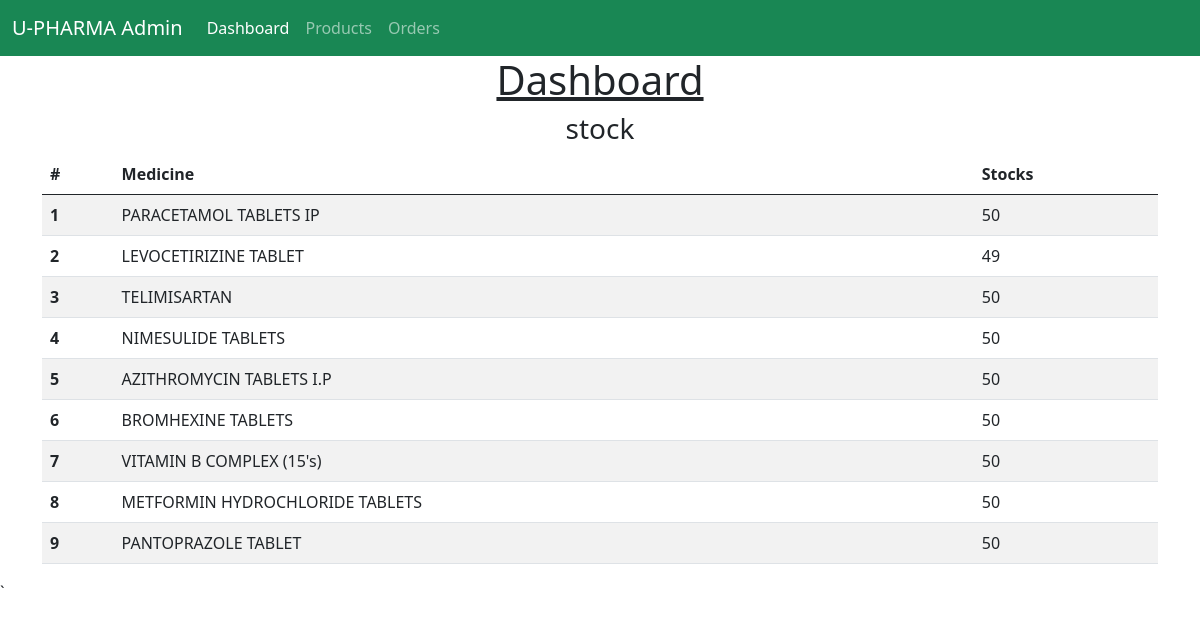
The app's page /admin/dashboard with its own data.
### tables this page shows
CREATE TABLE "products" (
	"id"	INTEGER,
	"name"	TEXT NOT NULL,
	"price"	TEXT,
	"details"	TEXT,
	"image"	TEXT,
	"tags"	TEXT,
	"category"	TEXT,
	"stocks"	INTEGER DEFAULT 50,
	PRIMARY KEY("id" AUTOINCREMENT)
);

### admins.py (the view)
    @router.get("/admin/dashboard", response_class=HTMLResponse)
    def dashboard(request: Request):
        con = sqlite3.connect(DATABASE_NAME)
        con.row_factory = sqlite3.Row
        cur = con.cursor()
        cur.execute("select * from products")
        products = cur.fetchall()
        con.close
        return templates.TemplateResponse("/admin/dashboard.html", {"request": request, "items": products})

### templates/admin/dashboard.html (shortened to what this page needs)
{% extends "/admin/base.html" %}
{% block content  %}
<div class="container">
    <h1 class="text-center" style="text-decoration: underline">Dashboard</h1>
    <h3 class="text-center">stock</h3>
    {% if items|length > 0 %}
    <table class="table table-striped">
        <thead>
        <tr>
            <th scope="col">#</th>
            <th scope="col">Medicine</th>
            <th scope="col">Stocks</th>
        </tr>
        </thead>
        <tbody>
        {% for item in items %}
        <tr>
            <th scope="row">{{item.id}}</th>
            <td>{{item.name}}</td>
            <td>{{item.stocks}}</td>
        </tr>
        {% endfor %}
        </tbody>
    </table>
    {% else %}
    <h5 class="text-center">No products</h5>
    {% endif %}
</div>
{% endblock %}

### templates/admin/base.html (shortened to what this page needs)
<!doctype html>
<html lang="en">
<head>
    <link href="{{ url_for('static', path='/css/bootstrap.css') }}" rel="stylesheet" />
</head>
<body>
<nav class="navbar navbar-expand-lg navbar-dark bg-success">
    <div class="container-fluid">
        <a class="navbar-brand" href="/admin/dashboard">U-PHARMA Admin</a>
        <div class="collapse navbar-collapse" id="navbarNav">
            <ul class="navbar-nav">
                <li class="nav-item">
                    <a class="nav-link active" aria-current="page" href="/admin/dashboard">Dashboard</a>
                </li>
                <li class="nav-item">
                    <a class="nav-link" href="/admin/products">Products</a>
                </li>
                <li class="nav-item">
                    <a class="nav-link" href="/admin/orders">Orders</a>
                </li>
            </ul>
        </div>
    </div>
</nav>
<main id="content">{% block content %}{% endblock %}</main>
</body>
</html>`

### records on screen
products: id "1", name "PARACETAMOL TABLETS IP", stocks "50"
products: id "2", name "LEVOCETIRIZINE TABLET", stocks "49"
products: id "3", name "TELIMISARTAN", stocks "50"
products: id "4", name "NIMESULIDE TABLETS", stocks "50"
products: id "5", name "AZITHROMYCIN TABLETS I.P", stocks "50"
products: id "6", name "BROMHEXINE TABLETS", stocks "50"
products: id "7", name "VITAMIN B COMPLEX (15's)", stocks "50"
products: id "8", name "METFORMIN HYDROCHLORIDE TABLETS", stocks "50"
products: id "9", name "PANTOPRAZOLE TABLET", stocks "50"
